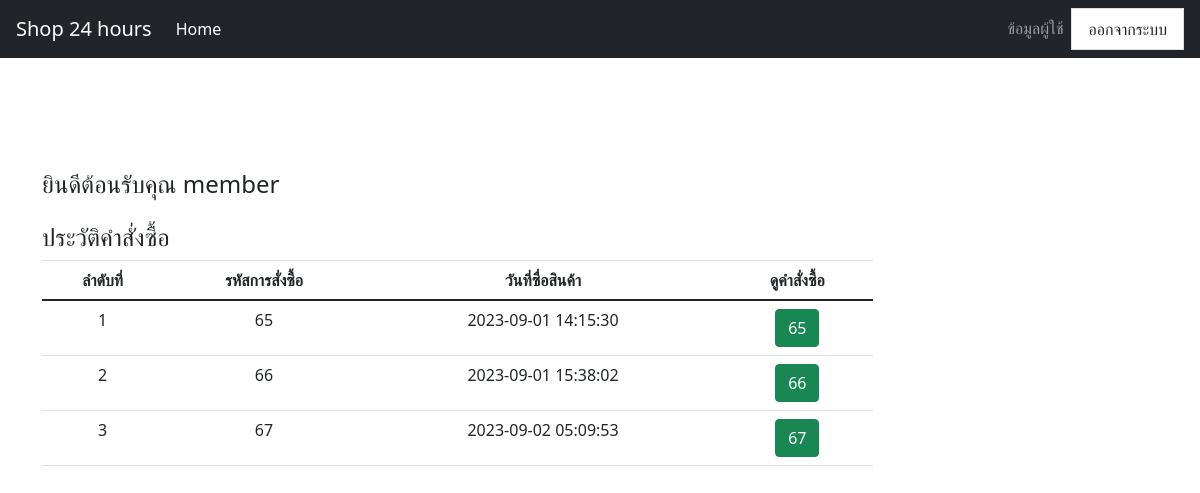
/Customer/order-list.php (signed in), run on the app's committed database.
### tables this page shows
CREATE TABLE `tb_order` (
  `member_id` int(11) NOT NULL,
  `order_id` int(11) NOT NULL,
  `p_qty` int(11) NOT NULL,
  `order_date` timestamp NOT NULL DEFAULT current_timestamp()
);

### Customer/order-list.php (the view, shortened to what this page needs)
<?php include('h.php');?>
<?php
require_once('connect.php');
@$member_id = @$_SESSION["member_id"]
?>
<html>
<head>
    <link rel="stylesheet" href="https://stackpath.bootstrapcdn.com/bootstrap/5.0.0-alpha2/css/bootstrap.min.css">
</head>
<body>
<?php include('navbar.php');?>
<?php require_once 'h.php'?>
<div class="container" style="margin-top: 7.0rem!important;">
    <div class="row">
        <div class="mb-3 col-lg-12">
            <h4 >ยินดีต้อนรับคุณ <?php echo  @$_SESSION["user"] ?></h4>
        </div>
        <div class="col-lg-9" >
            <h4>ประวัติคำสั่งซื้อ</h4>
            <table class="table table-hover">
                <thead>
                    <tr align="center">
                        <th>ลำดับที่</th>
                        <th>รหัสการสั่งซื้อ</th>
                        <th>วันที่ซื่อสินค้า</th>
                        <th>ดูคำสั่งซื้อ</th>
                    </tr>
                </thead>
                <tbody>
                <?php
                    $sql = "select * from tb_order where member_id = '$member_id' ";
                    $load = $con->query($sql);
                    $i=1;
                    while($data = $load->fetch_array()):
                ?>
                        <tr align="center" valign="middle">
                            <td><?php echo $i; ?></td>
                            <td><?php echo $data['order_id']; ?></td>
                            <td><?php echo $data['order_date'] ?></td>
                            <form action="view_order.php" method="post">
                            <td>
                            <input type="submit" value="<?php echo $data['order_id']?>" name = "order_id"class="btn btn-success">
                            </td>
                        </form>
                        </tr>
                <?php
                    $i++;
                endwhile;
                ?>
                </tbody>
            </table>
        </div>
    </div>
</div>

### data on the page
tb_order: order_id "65", order_date "2023-09-01 14:15:30"
tb_order: order_id "66", order_date "2023-09-01 15:38:02"
tb_order: order_id "67", order_date "2023-09-02 05:09:53"
